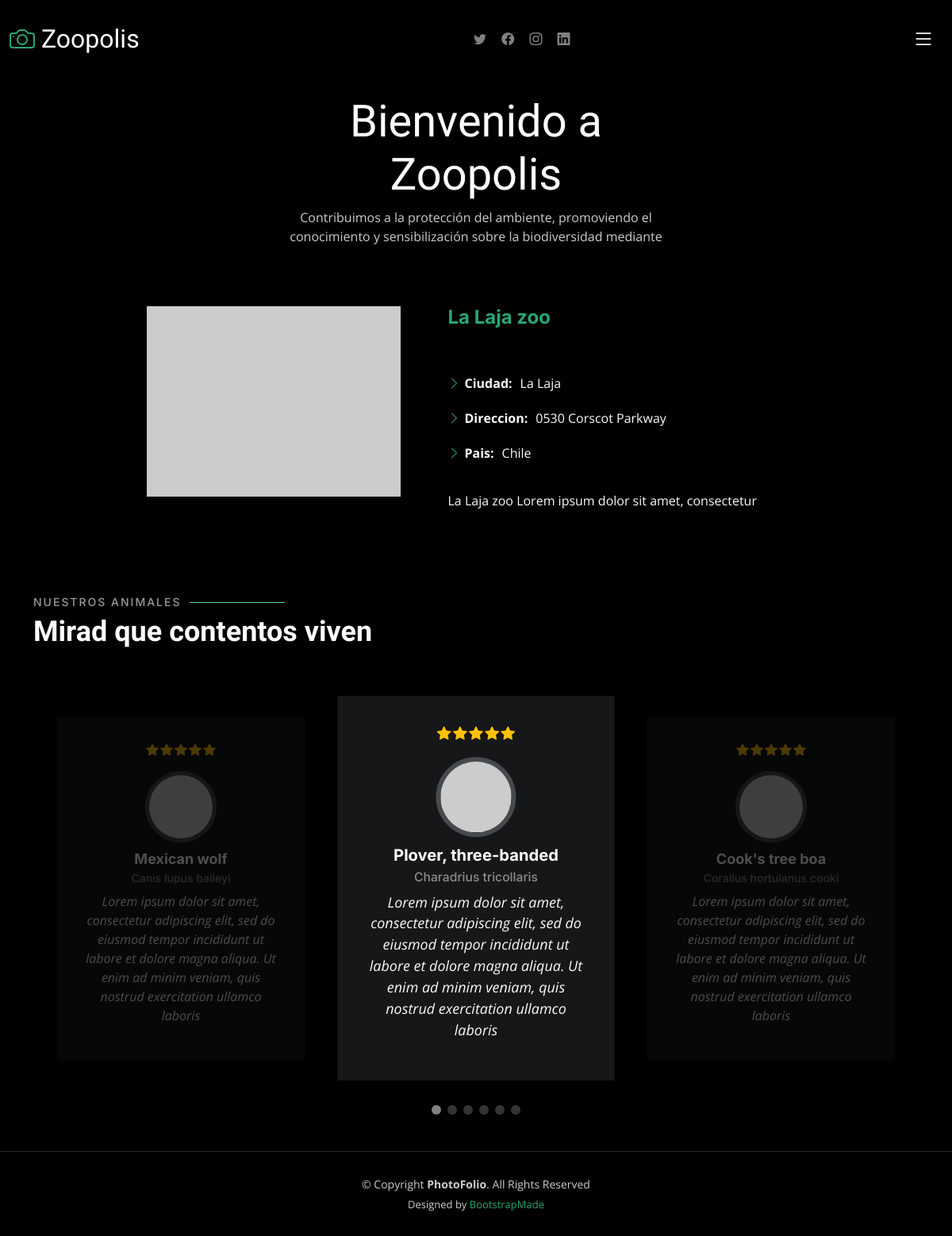
Screenshot of /c_verZoo.php?id=1 with the database file from the repository.
### tables this page shows
CREATE TABLE `zoos` (
  `id` int(11) NOT NULL,
  `ciudad` varchar(50) DEFAULT NULL,
  `nombre` varchar(50) DEFAULT NULL,
  `direccion` varchar(50) DEFAULT NULL,
  `pais` varchar(50) DEFAULT NULL,
  `descripcion` varchar(255) DEFAULT NULL,
  `foto` varchar(255) DEFAULT NULL
);

CREATE TABLE `animals` (
  `id` int(11) NOT NULL,
  `nombre` varchar(50) DEFAULT NULL,
  `foto` varchar(255) DEFAULT NULL,
  `nombre_cientifico` varchar(50) DEFAULT NULL,
  `descripcion` varchar(512) DEFAULT NULL,
  `zoo_id` int(11) DEFAULT NULL
);

### c_verZoo.php (called while the page is built, shortened)
<?php
require 'modelo/ZooModelo.php';
require 'modelo/AnimalModelo.php';
$zoosM = new ZooModelo();
$zoo = $zoosM->selectById($_GET['id']);
$animalesM = new AnimalModelo();
$animalesZoo = $animalesM->selectAnimalsByZoo($_GET['id']);
require 'vista/zoo.php';

### modelo/ZooModelo.php (called while the page is built, shortened)
<?php
class ZooModelo extends Conexion implements Modelos
{
    public function selectById($id)
    {
       $conn = $this->con();
       $stmt = $conn->prepare("SELECT * FROM zoos where id=?");
       $stmt->bind_param("i",$id);
       $stmt->execute();
       $resultado = $stmt->get_result();
       if ($row = $resultado->fetch_assoc()) {
            $zoo = $row;
       }
       return $zoo;
    }
}

### modelo/AnimalModelo.php (called while the page is built, shortened)
<?php
class AnimalModelo extends Conexion implements Modelos
{
    public function selectAnimalsByZoo($idZoo){
       $conn = $this->con();
       $stmt = $conn->prepare("SELECT * FROM animals where zoo_id=?");
       $stmt->bind_param("i",$idZoo);
       $stmt->execute();
       $resultado = $stmt->get_result();
       $animales = [];
       while ($row = $resultado->fetch_assoc()) {
            $animales[] = $row;
       }
       return $animales;
    }
}

### vista/partials/animalGalleryCard.php (the view)
<div class="swiper-slide">
    <div class="testimonial-item">
        <div class="stars">
            <i class="bi bi-star-fill"></i><i class="bi bi-star-fill"></i><i class="bi bi-star-fill"></i><i class="bi bi-star-fill"></i><i class="bi bi-star-fill"></i>
        </div>
        <div class="profile mt-auto">
            <img src="<?php echo $animal['foto'] ?>" class="testimonial-img" alt="">
            <h3><?php echo $animal['nombre'] ?></h3>
            <h4><?php echo $animal['nombre_cientifico'] ?></h4>
        </div>
        <p class="mt-2">
        <?php echo $animal['descripcion'] ?>
        </p>
    </div>
</div>

### vista/zoo.php (shortened to what this page needs)
<!DOCTYPE html>
<html lang="en">
<head>
<link href="vista/assets/vendor/bootstrap/css/bootstrap.min.css"
	rel="stylesheet">
<link href="vista/assets/vendor/bootstrap-icons/bootstrap-icons.css"
	rel="stylesheet">
<link href="vista/assets/vendor/swiper/swiper-bundle.min.css"
	rel="stylesheet">
<link href="vista/assets/vendor/glightbox/css/glightbox.min.css"
	rel="stylesheet">
<link href="vista/assets/vendor/aos/aos.css" rel="stylesheet">
<link href="vista/assets/css/main.css" rel="stylesheet">
</head>
<body>
	<header id="header" class="header d-flex align-items-center fixed-top">
		<div
			class="container-fluid d-flex align-items-center justify-content-between">
			<a href="index.php"
				class="logo d-flex align-items-center  me-auto me-lg-0">
				<i class="bi bi-camera"></i>
				<h1>Zoopolis</h1>
			</a>
			<div class="header-social-links">
				<a href="#" class="twitter"><i class="bi bi-twitter"></i></a> <a
					href="#" class="facebook"><i class="bi bi-facebook"></i></a> <a
					href="#" class="instagram"><i class="bi bi-instagram"></i></a> <a
					href="#" class="linkedin"><i class="bi bi-linkedin"></i></i></a>
			</div>
			<i class="mobile-nav-toggle mobile-nav-show bi bi-list"></i>
		</div>
	</header>
  <main id="main" data-aos="fade" data-aos-delay="1500">
    <div class="page-header d-flex align-items-center">
      <div class="container position-relative">
        <div class="row d-flex justify-content-center">
          <div class="col-lg-6 text-center">
            <h2>Bienvenido a Zoopolis</h2>
            <p>Contribuimos a la protección del ambiente, promoviendo el conocimiento y sensibilización sobre la biodiversidad mediante</p>
          </div>
        </div>
      </div>
    </div>
    <section id="about" class="about">
      <div class="container">
        <div class="row gy-4 justify-content-center">
          <div class="col-lg-4">
            <img src="<?php echo $zoo['foto'] ?>" class="img-fluid" alt="">
          </div>
          <div class="col-lg-5 content">
            <h2><?php echo $zoo['nombre']; ?></h2>
            <p class="fst-italic py-3">
            </p>
            <div class="row">
              <div class="col-lg-12">
                <ul>
                  <li><i class="bi bi-chevron-right"></i> <strong>Ciudad:</strong> <span><?php echo $zoo['ciudad'] ?></span></li>
                  <li><i class="bi bi-chevron-right"></i> <strong>Direccion:</strong> <span><?php echo $zoo['direccion'] ?></span></li>
                  <li><i class="bi bi-chevron-right"></i> <strong>Pais:</strong> <span><?php echo $zoo['pais'] ?></span></li>
                </ul>
              </div>
            </div>
            <p class="py-3">
             <?php echo $zoo['descripcion'] ?>
            </p>
          </div>
        </div>
      </div>
    </section>
    <section id="testimonials" class="testimonials">
      <div class="container">
        <div class="section-header">
          <h2>Nuestros Animales</h2>
          <p>Mirad que contentos viven</p>
        </div>
        <div class="slides-3 swiper">
          <div class="swiper-wrapper">
           <?php
            foreach ($animalesZoo as $animal){
              require 'vista/partials/animalGalleryCard.php';
            }
           ?>
          </div>
          <div class="swiper-pagination"></div>
        </div>
      </div>
    </section>
</main>
	<footer id="footer" class="footer">
		<div class="container">
			<div class="copyright">
				&copy; Copyright <strong><span>PhotoFolio</span></strong>. All
				Rights Reserved
			</div>
			<div class="credits">
				Designed by <a href="https://bootstrapmade.com/">BootstrapMade</a>
			</div>
		</div>
	</footer>
</body>
</html>

### vista/assets/css/main.css (style rules this page uses)
:root { --font-default: "Open Sans", system-ui, -apple-system, "Segoe UI", Roboto, "Helvetica Neue", Arial, "Noto Sans", "Liberation Sans", sans-serif, "Apple Color Emoji", "Segoe UI Emoji", "Segoe UI Symbol", "Noto Color Emoji"; --font-primary: "Inter", sans-serif; --font-secondary: "Cardo", sans-serif; }
:root { --color-default: #fafafa; --color-primary: #27a776; --color-secondary: #161718; }
:root { scroll-behavior: smooth; }
body { font-family: var(--font-default); color: var(--color-default); background-color: #000; }
a { color: var(--color-primary); text-decoration: none; }
h1, h2, h3, h4, h5, h6 { font-family: var(--font-primary); }
.section-header { padding-bottom: 40px; }
.section-header h2 { font-size: 14px; font-weight: 500; padding: 0; line-height: 1px; margin: 0 0 5px 0; letter-spacing: 2px; text-transform: uppercase; color: rgba(255, 255, 255, 0.6); font-family: var(--font-primary); }
.section-header h2::after { content: ""; width: 120px; height: 1px; display: inline-block; background: #5bd9a9; margin: 4px 10px; }
.section-header p { margin: 0; margin: 0; font-size: 36px; font-weight: 700; font-family: var(--font-secondary); color: #fff; }
.page-header { padding: 120px 0 60px 0; min-height: 30vh; position: relative; }
.page-header h2 { font-size: 56px; font-weight: 500; color: #fff; font-family: var(--font-secondary); }
.page-header p { color: rgba(255, 255, 255, 0.8); }
.header { transition: all 0.5s; z-index: 997; padding: 30px 0; background-color: #000; }
.header .logo { transition: 0.3s; }
.header .logo h1 { font-size: 32px; margin: 0; font-weight: 400; color: #fff; font-family: var(--font-secondary); }
.header .logo i { font-size: 32px; margin-right: 8px; line-height: 0; }
.header .header-social-links { padding-right: 15px; }
.header .header-social-links a { color: rgba(255, 255, 255, 0.5); padding-left: 15px; display: inline-block; line-height: 0px; transition: 0.3s; font-size: 16px; }
@media (max-width: 1279px) { .mobile-nav-show { color: #fff; font-size: 28px; cursor: pointer; line-height: 0; transition: 0.5s; z-index: 9999; margin: 0 10px 0 10px; } }
.about .content h2 { font-weight: 700; font-size: 24px; color: var(--color-primary); }
.about .content ul { list-style: none; padding: 0; }
.about .content ul li { margin-bottom: 20px; display: flex; align-items: center; }
.about .content ul strong { margin-right: 10px; }
.about .content ul i { font-size: 16px; margin-right: 5px; color: var(--color-primary); line-height: 0; }
.testimonials { margin-top: 80px; }
.testimonials .testimonial-item { box-sizing: content-box; padding: 30px; margin: 40px 30px; background: var(--color-secondary); min-height: 320px; display: flex; flex-direction: column; text-align: center; transition: 0.3s; }
.testimonials .testimonial-item .stars { margin-bottom: 15px; }
.testimonials .testimonial-item .stars i { color: #ffc107; margin: 0 1px; }
.testimonials .testimonial-item .testimonial-img { width: 90px; border-radius: 50%; border: 5px solid #474a4d; margin: 0 auto; }
.testimonials .testimonial-item h3 { font-size: 18px; font-weight: bold; margin: 10px 0 5px 0; color: #fff; }
.testimonials .testimonial-item h4 { font-size: 14px; color: rgba(255, 255, 255, 0.5); margin: 0; }
.testimonials .testimonial-item p { font-style: italic; margin: 0 auto 15px auto; }
.testimonials .swiper-pagination { margin-top: 20px; position: relative; }
.testimonials .swiper-slide { opacity: 0.3; }
@media (min-width: 1200px) { .testimonials .swiper-slide-next { opacity: 1; transform: scale(1.12); } }
.footer { margin-top: 30px; padding: 30px 0; font-size: 14px; border-top: 1px solid rgba(255, 255, 255, 0.15); }
.footer .copyright { text-align: center; color: rgba(255, 255, 255, 0.8); }
.footer .credits { padding-top: 6px; text-align: center; font-size: 13px; color: rgba(255, 255, 255, 0.8); }
.footer .credits a { color: var(--color-primary); }

### rows the page displays
zoos: nombre "La Laja zoo", ciudad "La Laja", direccion "0530 Corscot Parkway", pais "Chile", descripcion "La Laja zoo Lorem ipsum dolor sit amet, consectetur"
animals: nombre "Mexican wolf", nombre_cientifico "Canis lupus baileyi", descripcion "Lorem ipsum dolor sit amet, consectetur adipiscing elit, sed do eiusmod tempor incididunt ut labore et dolore magna aliqua. Ut enim ad minim veniam, quis nostrud exercitation ullamco laboris"
animals: nombre "Plover, three-banded", nombre_cientifico "Charadrius tricollaris", descripcion "Lorem ipsum dolor sit amet, consectetur adipiscing elit, sed do eiusmod tempor incididunt ut labore et dolore magna aliqua. Ut enim ad minim veniam, quis nostrud exercitation ullamco laboris"
animals: nombre "Cook's tree boa", nombre_cientifico "Corallus hortulanus cooki", descripcion "Lorem ipsum dolor sit amet, consectetur adipiscing elit, sed do eiusmod tempor incididunt ut labore et dolore magna aliqua. Ut enim ad minim veniam, quis nostrud exercitation ullamco laboris"
